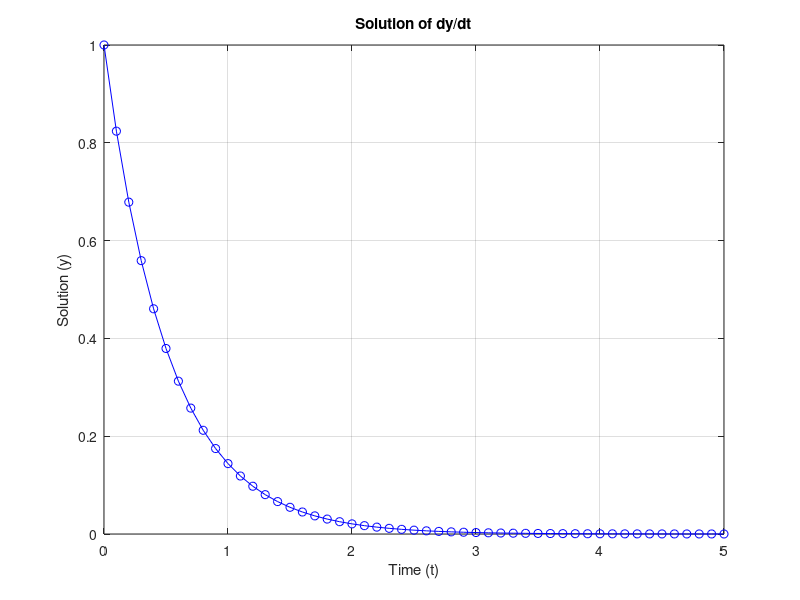

MATLAB code to generate this figure:
clc,clear

% Parameters
t0 = 0;          % Initial time
tf = 5;          % Final time
y0 = 1;          % Initial condition
h = 0.1;         % Step size
N = (tf - t0)/h; % Number of steps

% Define dy/dt = -2y <- Your Differential Equation
f = @(t, y) -2*y;

% Initialize variables
t = t0:h:tf;
y = zeros(1, N+1);
y(1) = y0;

for i = 1:N
    ti = t(i);
    yi = y(i);
    
    k1 = h * f(ti, yi);
    k2 = h * f(ti + h/4, yi + k1/4);
    k3 = h * f(ti + h/4, yi + k1/8 + k2/8);
    k4 = h * f(ti + h/2, yi - k2/2 + k3);
    k5 = h * f(ti + 3*h/4, yi + (3*k1)/16 + (9*k4)/16);
    k6 = h * f(ti + h, yi - (3*k1)/7 + 2*k2 + (12*k3)/7 - (12*k4)/7 + (8*k5)/7);
    
    y(i+1) = yi + (7*k1 + 32*k3 + 12*k4 + 32*k5 + 7*k6)/90;
end

% Plot the solution
plot(t, y, 'b-o');
xlabel('Time (t)');
ylabel('Solution (y)');
title('Solution of dy/dt');
grid on;